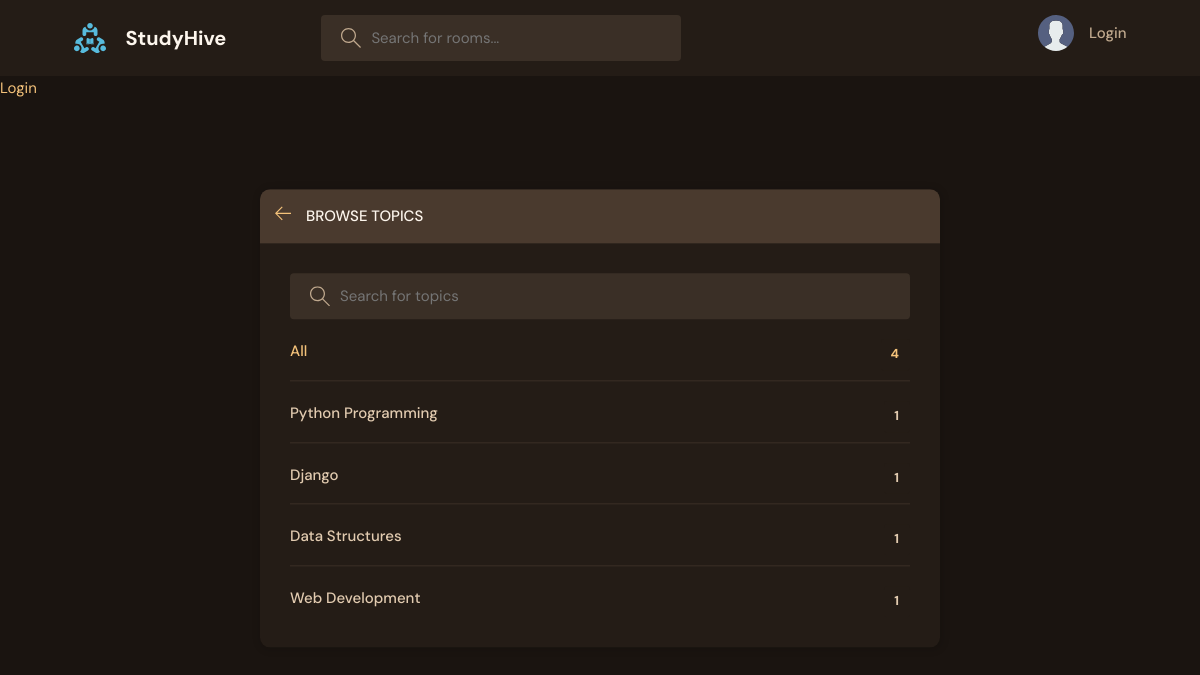
Page /topics/ on the committed database.
### base/models.py (models this page shows, shortened)
class Topic(models.Model):
    name = models.CharField(max_length=200)

### base/views.py (the view)
# urls.py: path('topics/',views.topicpage,name="topics"),
def topicpage(request):
      q=request.GET.get('q') if request.GET.get('q') != None else ''
      topics = Topic.objects.filter(name__icontains=q)
      context={"topics":topics}
      return render(request,'base/topics.html',context)

### base/templates/base/topics.html (shortened to what this page needs)
{% extends 'main.html' %}
{% block content %}
    <main class="create-room layout">
      <div class="container">
        <div class="layout__box">
          <div class="layout__boxHeader">
            <div class="layout__boxTitle">
              <a href="{% url 'home' %}">
                <svg version="1.1" xmlns="http://www.w3.org/2000/svg" width="32" height="32" viewBox="0 0 32 32">
                  <title>arrow-left</title>
                  <path
                    d="M13.723 2.286l-13.723 13.714 13.719 13.714 1.616-1.611-10.96-10.96h27.625v-2.286h-27.625l10.965-10.965-1.616-1.607z"
                  ></path>
                </svg>
              </a>
              <h3>Browse Topics</h3>
            </div>
          </div>
          <div class="topics-page layout__body">
            <form action="" method="GET" class="header__search">
              <label>
                <input name="q" placeholder="Search for topics" />
              </label>
            </form>
            <ul class="topics__list">
              <li>
                <a href="{% url 'topics' %}" class="active">All <span>{{topics.count}}</span></a>
              </li>
               {% for topic in topics %}
              <li>
                <a href="{% url 'home' %}?q={{topic.name}}">{{ topic.name }}<span>{{topic.room_set.all.count}}</span></a>
              </li>
              {% endfor %}
            </ul>
          </div>
        </div>
      </div>
    </main>
{% endblock content %}

### static/styles/style.css (style rules this page uses)
:root { --color-main: #f4c27a; --color-main-light: #3b2c1e; --color-bg: #1a1410; --color-dark: #241c16; --color-dark-medium: #3a2f26; --color-dark-light: #4a3a2e; --color-light: #fdf6ed; --color-light-gray: #e2cbb0; --color-gray: #c0a98e; --color-success: #4ade80; --color-error: #f87171; }
* { font-family: "DM Sans", -apple-system, BlinkMacSystemFont, "Segoe UI", Roboto, Oxygen, Ubuntu, Cantarell, "Open Sans", "Helvetica Neue", sans-serif; margin: 0; padding: 0; box-sizing: border-box; text-rendering: optimizeLegibility; font-size: inherit; }
html { font-size: 56.25%; }
@media only screen and (min-width: 1200px) { html { font-size: 62.5%; } }
body { line-height: 1.6; font-weight: 400; font-size: 1.5rem; color: var(--color-light-gray); background-color: var(--color-bg); min-height: 100vh; }
a { display: inline-block; color: var(--color-main); text-decoration: none; }
.container { max-width: 120rem; width: 90%; margin: auto; }
.header__search > label { background-color: var(--color-dark-medium); padding: 1.3rem 1rem; display: flex; align-items: center; gap: 1rem; border-radius: 4px; }
.header__search svg { fill: var(--color-gray); width: 2rem; height: 2rem; margin-left: 1rem; }
.header__search input { width: 30rem; background: transparent; border: none; outline: none; color: var(--color-light); }
.layout { margin-top: 2.4rem; }
.layout > .container { display: flex; justify-content: space-between; align-items: flex-start; }
.layout__box { width: 90%; max-width: 48rem; min-height: 40rem; position: absolute; top: 50%; left: 50%; transform: translate(-50%, -46%); background-color: var(--color-dark); border-radius: 1rem; box-shadow: 1px 1px 6px 3px rgba(0, 0, 0, 0.1); overflow: hidden; }
.layout__boxHeader { display: flex; padding: 1.5rem; background-color: var(--color-dark-light); }
.layout__boxTitle { display: flex; gap: 1.5rem; align-items: center; }
.layout__boxTitle h3 { text-transform: uppercase; font-weight: 500; color: var(--color-light); }
.layout__boxTitle svg { width: 1.6rem; height: 1.6rem; fill: var(--color-main); }
.layout__body { margin: 3rem; }
.topics__list { list-style: none; }
.topics__list li a { display: flex; justify-content: space-between; margin-bottom: 3rem; font-weight: 500; color: var(--color-light-gray); transition: all 0.3s ease-in-out; }
.topics__list li a.active, .topics__list li a:hover { color: var(--color-main); }
.topics__list li a span { padding: 0.5rem 1rem; background-color: var(--color-dark); border-radius: 3px; font-size: 1.3rem; font-weight: 700; letter-spacing: 1px; }
.topics-page .topics__list li:not(:last-child) a { margin: 2rem 0; padding-bottom: 1rem; text-decoration: none; border-bottom: 1px solid var(--color-dark-medium); }
.topics-page .header__search { display: block; }
.create-room.layout .layout__box { max-width: 68rem; }

### rows in the picture
Topic: name "Python Programming", room_set.all.count "1"
Topic: name "Django", room_set.all.count "1"
Topic: name "Data Structures", room_set.all.count "1"
Topic: name "Web Development", room_set.all.count "1"

### other values in the picture
{{ topics.count }} "4"
